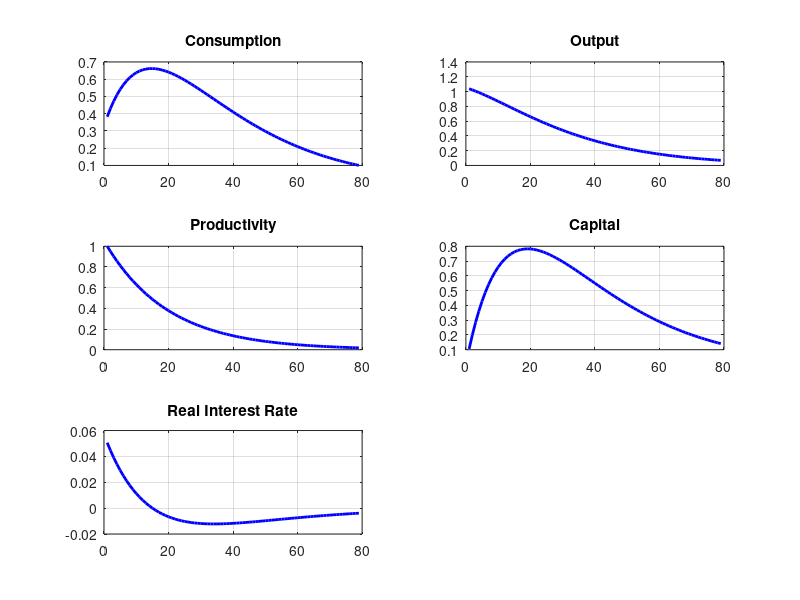

Source code (MATLAB):
%-----------------------------------------------------------------------
% Βasic RBC model (McKay's website)
% Solution Method: Pontus Rendahl's (2017) Linear Time Iteration (LTI) method
% Panagiotis Veneris, U of Liverpool
% Date: 26/10/2020
%------------------------------------------------------------------------

close all;
clear all;
clc;

% Define Parameters
alppha = 0.36;    % capital share
gamma  = 1;       % Risk aversion
delta  = 0.025;   % Depreciation rate
rho_z  = 0.95;    % shock persistence
beta   = 0.97;    % discount factor
it     = 0;       % iteration counter

% Define Steady State (only of the variables that appear in SS form in the loglin.system equations) 
R = 1/beta;

% Define Coefficients (of variables that appear in the loglinear system of equations)
coeff0 = (R-1+delta)/R;
coeff1 = (1/gamma) * coeff0;
coeff2 = ((alppha-1)/gamma) * coeff0;
coeff3 = R;
coeff4 = (R-1+delta)/alppha;
coeff5 = (R-1+(delta*(1-alppha)))/alppha;

%---------------------------------------------------
% Matrix form of Linear RE model
% model:A*E_t{X_t+1}+B*X_{t}+C*X_{t-1}+W*u_{t}=0, (instead of ε in the notes
% here I use W, and instead of ε_{t} I use u_{t})
% X = [ c k z]'
%---------------------------------------------------
A = [ 1 0 -coeff1;
    0 0 0;
    0 0 0];

B = [ -1 -coeff2 0;
    coeff5 1 -coeff4;
    0 0 1];

C = [ 0 0 0;
    0 -coeff3 0;
    0 0 -rho_z];

W = [ 0; 0; -1];    % for negative prod.shock remove (-)

%-----------------------------------------------------------------------------------------------
% Solver for Linear Time Iteration (Rendahl 2017)

% Algorithm Description:
% Step1 : Guess a value P_{0}
% Step 2: Calculate P_{1} from P_{1} = -[A*P_{0}+B]^(-1) * C
% Step 3: If P_{1} solves (approxim.) the matrix quadr.eq.: A*P_{1}^2 + B*P_{1}+C within some
% tolerance then stop--> P_{1} is the solvent
% Step 4: Otherwise iterate again to get P_{2} and follow the same steps
%-----------------------------------------------------------------------------------------------

Tol = 1e-13;        % tolerance level for time iteration algorithm, default: 1e-13

metric = 1;         
P = 0;              % initial guess for P

% Run the algorithm until convergence
% Find  x_t = P x_{t-1}+Q u_t, where X_t is the policy function (ex how C responds to a 1% techn.shock (u_t)).

tic
while metric>Tol
    it = it+1;   % next iteration
    P      = -(A*P+B)\C;                                  
    metric = max(max(abs(A*P*P+B*P+C)));                                                                                 
    Q      = -inv(A*P+B)*W;      % could be outside the loop as well           
    fprintf('iteration = %d, metric = %e\n', it, metric);                
end
toc
% Check for stable equilibrium (all eigenvalues of solvent P must be < 1)
eig_P = max(abs(eig(P)));
if eig_P < 1 
    disp('Stable solution exists')   % all eigenvalues must be < 1 in absolute value
end

% IRFs
nresp = 80;           % horizon of responses (IRFs)
x = zeros(3, nresp);  % creates a 3x80 matrix of x's, that is, the policy functions of consumption (1), capital (2) and productivity (3), for 80 periods                     
u = zeros(1, nresp);  % creates a 1x80 matrix of u's (errors/disturbances)

% Initialize u   
u(:,1)= 1;  
               
for t=2:nresp                         
    x(:,t) = P*x(:,t-1)+ Q*u(:,t-1);                                      
end                                                                      

% How to generate the IRFs of the variables not present in the reduced system (y,R,k,prod.) 
c_irf = x(1,2:end);             % IRF for Consumption
k_irf = x(2,2:end);             % IRF for Capital
z_irf = x(3,2:end);             % IRF for Productivity                                    
y_irf = z_irf + alppha*k_irf;   % IRF of Output (y) (check equil.condition for y in notes)
R_irf = coeff0*(y_irf - k_irf); % IRf of Real Interest Rate (R) (check equil.cond. for r in notes)

% Plotting
figure;
subplot(3,2,1); plot(c_irf, 'b','Linewidth',2);                        
title('Consumption');
grid on;

subplot(3,2,2); plot(y_irf, 'b', 'Linewidth',2);
title('Output');
grid on;

subplot(3,2,3); plot(x(3,2:end), 'b', 'Linewidth',2);
title('Productivity');
grid on;

%figure;
subplot(3,2,4); plot(x(2,2:end), 'b', 'Linewidth',2);
title('Capital');
grid on;

subplot(3,2,5); area(R_irf,'FaceColor',[.6 1 1]);
plot(R_irf, 'b', 'Linewidth',2);
title('Real Interest Rate');
grid on;
